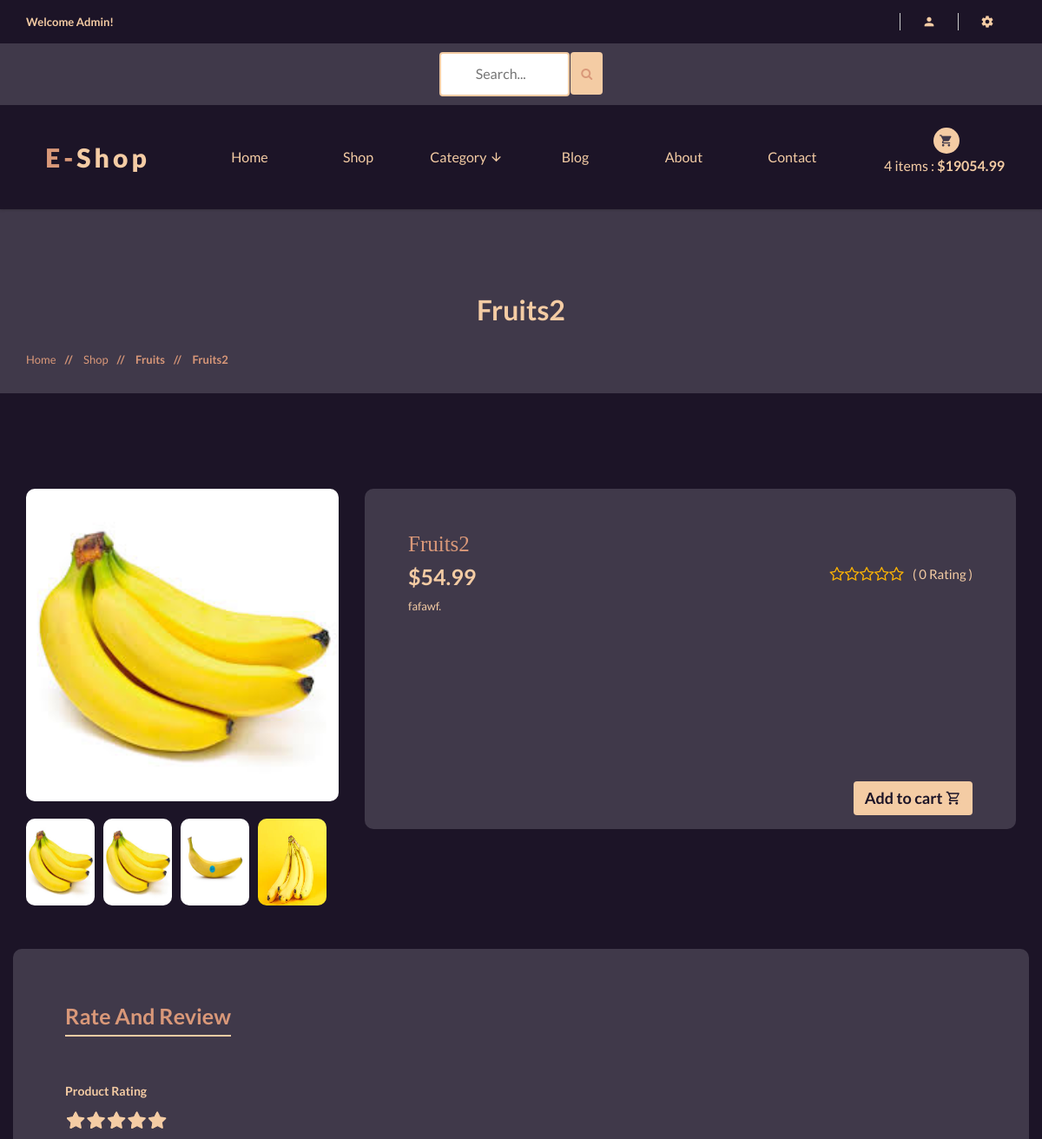
The page /shop/fruits/fruits2/ (signed in, upper part) on the database as committed earlier.
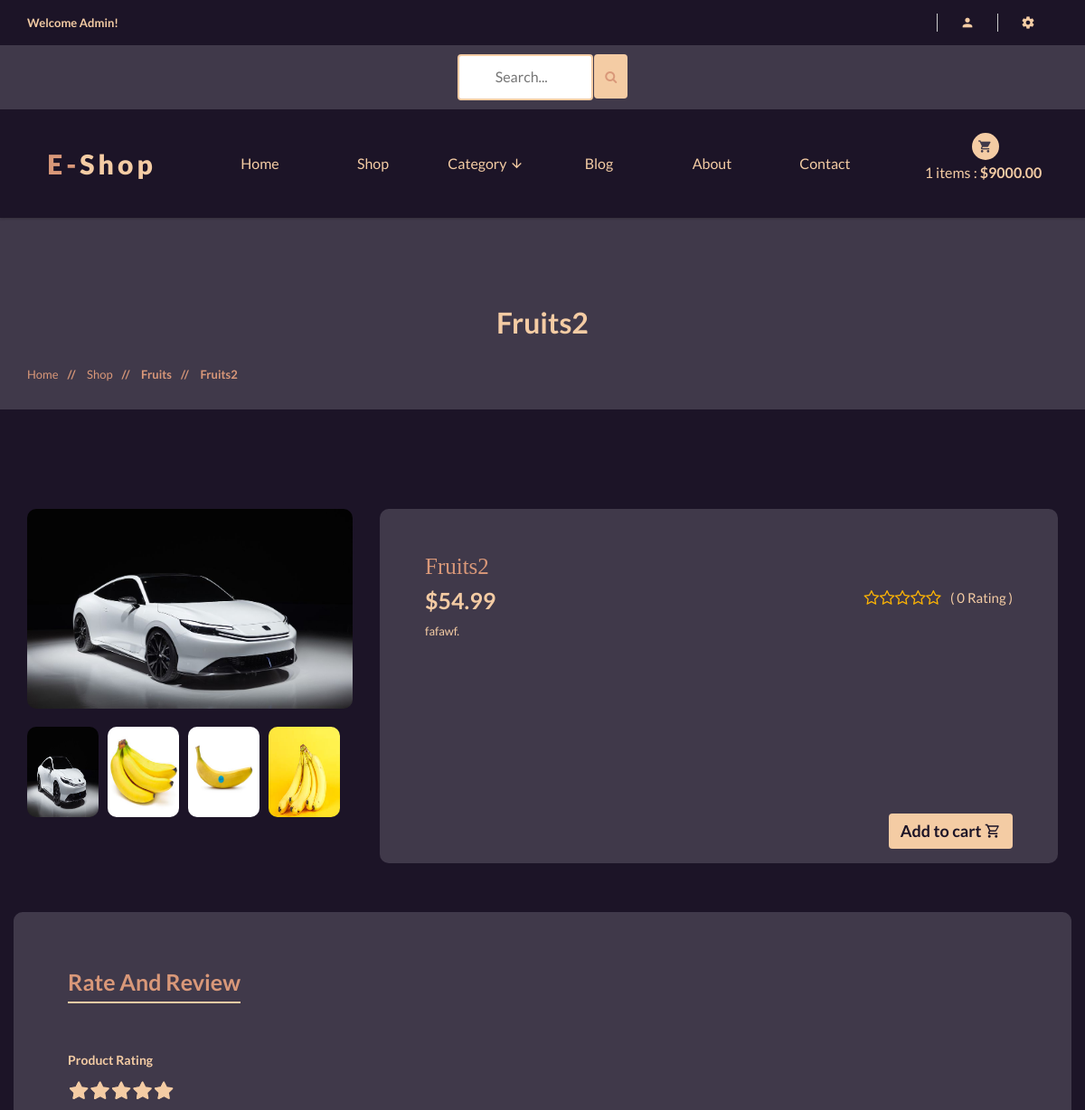
The same page on the database as committed later.
### shop/models.py (models this page shows, shortened)
class Product(models.Model):
    category = models.ForeignKey(Category, on_delete=models.CASCADE)
    name = models.CharField(max_length=100, unique=True)
    slug = models.SlugField(max_length=100, unique=True)
    description = models.TextField(max_length=300, blank=True)
    price = models.DecimalField(max_digits=6, decimal_places=2)
    discount = models.DecimalField(max_digits=6, decimal_places=2, default=0.00)
    image = models.ImageField(upload_to='photos/products')
    stock = models.IntegerField()
    new = models.BooleanField(default=False)
    is_available = models.BooleanField(default=True)
    date_joined_for_format = models.DateTimeField(auto_now_add=True)
    last_login_for_format = models.DateTimeField(auto_now=True)
    def averageRating(self):
        reviews = ReviewRating.objects.filter(product=self, status=True).aggregate(average=Avg('rating'))
        avg = 0
        if reviews['average'] is not None:
            avg = float(reviews['average'])
        return avg
    def countReview(self):
        reviews = ReviewRating.objects.filter(product=self, status=True).aggregate(count=Count('id'))
        count = 0
        if reviews['count'] is not None:
            count = int(reviews['count'])
        return count
    def get_prodcut_details_url(self):
        return reverse('shop:product_details', args=[self.category.slug, self.slug])
    class Meta:
        verbose_name_plural = 'Products'
        ordering = ('-date_joined_for_format',)

class Category(models.Model):
    name = models.CharField(max_length=100, unique=True)
    slug = models.SlugField(max_length=100, unique=True)
    description = models.TextField(max_length=250, blank=True)
    image = models.ImageField(upload_to='categories', blank=True)
    class Meta:
        verbose_name = 'Category'
        verbose_name_plural = 'categories'
    def get_category_slug_url(self):
        return reverse('shop:categries', args=[self.slug])
    def __str__(self):
        return self.name

### shop/views.py (the view)
# urls.py: path('shop/<slug:category_slug>/<slug:product_details_slug>/', views.product_details, name='product_details'),
def product_details(request, category_slug, product_details_slug):
    try:
        single_product = Product.objects.get(category__slug=category_slug, slug=product_details_slug)
        in_cart = CartItem.objects.filter(cart__cart_id=_cart_id(request), product=single_product).exists()
    except Exception as e:
        return e
    if request.user.is_authenticated:
        try:
            orderproduct = OrderProduct.objects.filter(user=request.user, product_id=single_product.id).exists()
        except OrderProduct.DoesNotExist:
            orderproduct = None
    else:
        orderproduct = None
    reviews = ReviewRating.objects.order_by('-updated_at').filter(product_id=single_product.id, status=True)
    product_gallery = ProductGallery.objects.filter(product_id=single_product.id)
    context = {
        'single_product': single_product,
        'in_cart': in_cart,
        'orderproduct':orderproduct,
        'reviews': reviews,
        'product_gallery':product_gallery,
    }
    return render(request, 'shop/shop/product_details.html', context)

### cart/models.py (called while the page is built)
    def sub_total(self):
        return self.product.price * self.quantity

### cart/views.py (called while the page is built)
def _cart_id(request):
    cart = request.session.session_key
    if not cart :
        cart = request.session.create()
    return cart

### shop/context_processors.py (called while the page is built)
def category_list(request):
    return {
        'categories' : Category.objects.all(),
    }

### shop/models.py (called while the page is built)
    def colors(self):
        return super(VariationManager, self).filter(variation_category='color', is_active=True)

    def sizes(self):
        return super(VariationManager, self).filter(variation_category='size', is_active=True)

### templates/shop/shop/product_details.html (shortened to what the changed rows need)
{% extends '../../base.html' %}
{% load static %}
{% block content %}
<div style="background:#40394a" class="pages-title section-padding">
	<div class="container">
		<div class="row">
			<div class="col-xs-12">
				<div class="pages-title-text text-center">
					<h2 style="color:#f4cca4">{{single_product.name}}</h2>
					<ul class="text-left">
						<li><a style="color:#d99879" href="\">Home </a></li>
						<li style="color:#d99879"><span> // </span><a style="color:#d99879"
								href="{% url 'shop:shop' %}">shop </a></li>
						<li style="color:#d99879"><span> // </span>{{single_product.category}}</li>
						<li style="color:#d99879"><span> // </span>{{single_product.name}}</li>
					</ul>
				</div>
			</div>
		</div>
	</div>
</div>
<div style="background:#1c1427" class="product-details pages section-padding-top">
	<div class="container">
		<div class="row">
			<div style="font-size:18px;">
				<div>
					<div class="single-list-view">
						<div class="col-xs-12 col-sm-5 col-md-4">
							<div class="quick-image">
								<div class="single-quick-image text-center">
									<div class="list-img">
										<div class="product-img tab-content">
											<div class="simpleLens-container tab-pane active fade in mainImage" style="opacity: 1; display: block;">
												<a class="simpleLens-image"
													data-lens-image="{{single_product.image.url}}" href="#"><img
														style="border-radius:10px;" src="{{single_product.image.url}}"
														alt="" class="simpleLens-big-image"></a>
											</div>
										</div>
									</div>
								</div>
								<div class="quick-thumb">
									<ul class="product-slider thumb">
										<li><a href="{{ single_product.image.url }}" data-lens-image="{{single_product.image.url}}" target="mainImage"><img style="width:85px; height:100px; border-radius:10px" src="{{single_product.image.url}}" alt="quick view" /></a></li>
									</ul>
								</div>
							</div>
						</div>
						<div class="col-xs-12 col-sm-7 col-md-8">
							<div class="quick-right">
								<div style="border-radius:10px;" class="list-text">
									<h3 style="color:#d99879">{{single_product.name}}</h3>
                  <h5>{% if single_product.discount != 0.00 %}<del>${{single_product.discount}}</del>{% endif %}
									<div class="ratting floatright">
										<p style="font-size:1.5rem">( {{single_product.countReview}} Rating )</p>
										<div style="float:right; font-size:1.5rem" class="rating-star">
                      <span>
                      </span>
                    </div>
									</div>
                  ${{single_product.price}}</h5>
									<p>{{single_product.description}}.</p>
									<form action="{% url 'cart:add_cart' single_product.id %}" method="POST">
										<div class="all-choose">
											<br><br>
											<br>
											<br>
										</div>
									</form>
								</div>
							</div>
						</div>
					</div>
				</div>
			</div>
		</div>
		<br>
  </div>
</div>
{% endblock %}

### templates/base.html (shortened to what the changed rows need)
{% load static %}
<!doctype html>
<html class="no-js" lang="">
<head>
    <link rel="stylesheet" href="{% static 'css/bootstrap.min.css' %}">
    <link rel="stylesheet" href="{% static 'css/animate.css' %}">
    <link rel="stylesheet" href="{% static 'css/materialdesignicons.min.css' %}">
    <link rel="stylesheet" href="{% static 'css/jquery.simpleLens.css' %}">
    <link rel="stylesheet" href="{% static 'css/jquery-ui.min.css' %}">
    <link rel="stylesheet" href="{% static 'css/meanmenu.min.css' %}">
    <link rel="stylesheet" href="{% static 'css/nivo-slider.css' %}">
    <link rel="stylesheet" href="{% static 'css/owl.carousel.css' %}">
    <link rel="stylesheet" href="{% static 'css/style.css' %}">
    <link rel="stylesheet" href="{% static 'css/responsive.css' %}">
    <link rel="stylesheet" href="https://cdnjs.cloudflare.com/ajax/libs/font-awesome/4.7.0/css/font-awesome.min.css">
</head>
<body style="background:#40394a">
    <header style="background:#1c1427" class="header-one header-two">
        <div class="container text-center">
            <div class="row">
                <div class="col-sm-2">
                    <div class="cart-itmes">
                        <a class="cart-itme-a" href="{% url 'cart:cart' %}">
                            <i class="mdi mdi-cart"></i>
                            {{quantityyy}} items : <strong>${{totalll}}</strong>
                        </a>
                    </div>
                </div>
            </div>
        </div>
    </header>
    <br>
    {% block content %}
    {% endblock content %}
</body>
</html>

Rows that differ between the two databases and show on the page:
changed Product "Fruits2": image: a different picture
Other text that changed with them:
{{ quantityyy }}: "4" → "1"
{{ totalll }}: "19054.99" → "9000.00"
